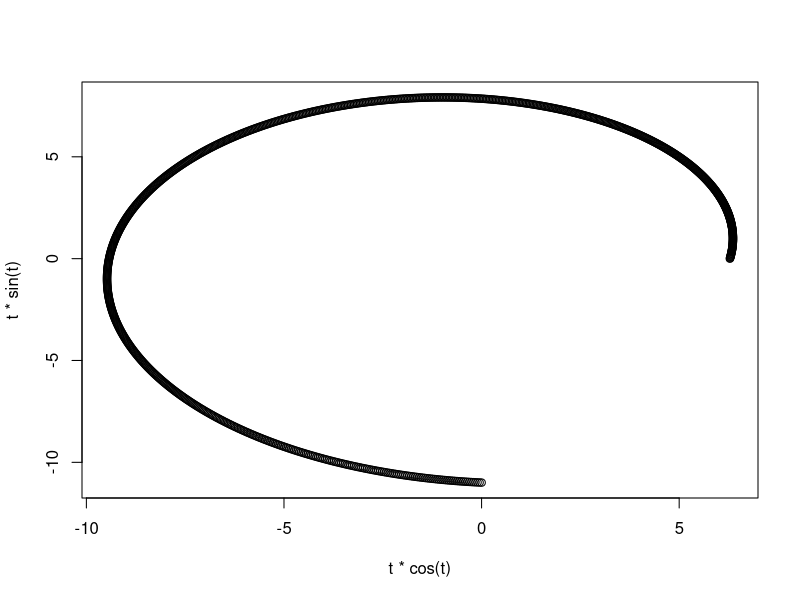
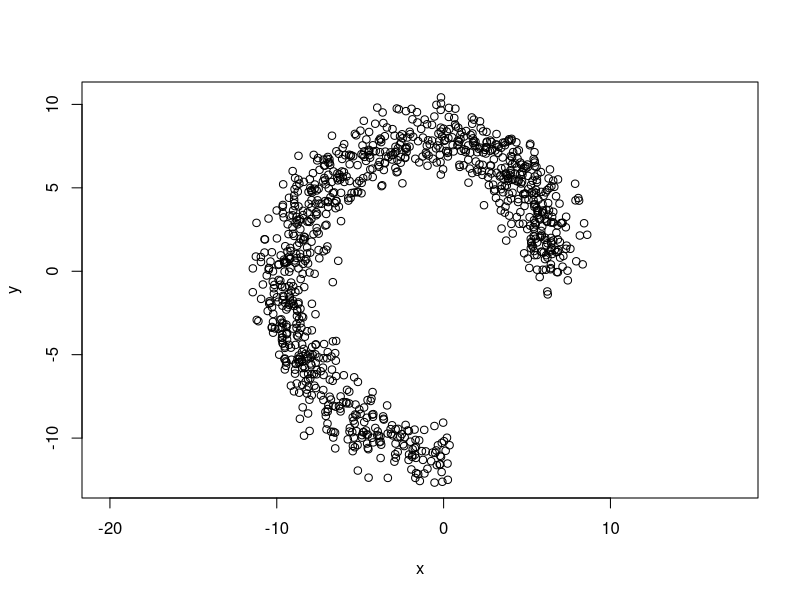

The R source for these figures, in order: (Note: this script raises an error after producing the figures.)
t <- seq( 2*pi, 3.5*pi, length.out=1000 )
plot( t*cos(t), t*sin(t) )

t <- runif( 1000, 2*pi, 3.5*pi )
x <- t*cos(t) + rnorm(  1000, 0, 1 )
y <- t*sin(t) + rnorm(  1000, 0, 1 )
plot( x, y, asp=1 )

pc <- principal_curve( cbind( x, y ) )
str(pc)

tibble( x, y, lambda=pc$lambda ) %>%
mutate( idx=row_number() ) %>%
ggplot + geom_point( aes( x=x, y=y, col=lambda ) )

plot( x, y, asp=1, col="gray" )
points( pc$s, col="red" )

plot( pc$lambda, x )

library(splines)
# a grid of values, spanning from 0 to 1
tg <- seq(0,1,length.out=1000)
# the spline basis, with 6 cloumns
b <- bs( tg, intercept=TRUE, df=6 )
# the 6 coumns
plot( NULL, xlim=c(0,1), ylim=c(0,1) )
for( i in 1:6 )
   lines( tg, b[,i] )
# Making a new curve as linear combination of basis splines
plot( tg, b %*% c( 0, 1, .5, 1, 1.2, 0 ) )

plot( pc$lambda, x )
fit <- lm( x ~ bs( pc$lambda, intercept=TRUE, df=6 ) + 0 )
coef(fit)
points( pc$lambda, fitted.values(fit), col="red" )
